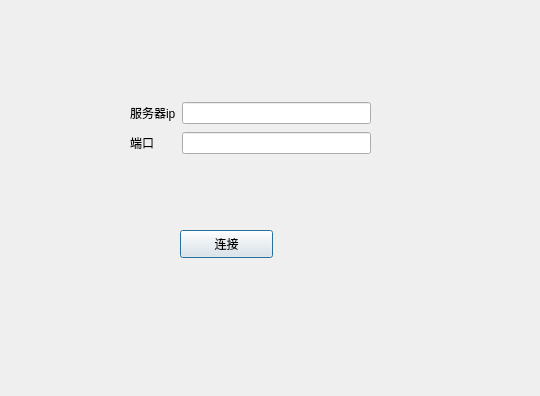
<?xml version="1.0" encoding="UTF-8"?>
<ui version="4.0">
 <class>Dialog</class>
 <widget class="QDialog" name="Dialog">
  <property name="geometry">
   <rect>
    <x>0</x>
    <y>0</y>
    <width>540</width>
    <height>396</height>
   </rect>
  </property>
  <property name="windowTitle">
   <string>Dialog</string>
  </property>
  <widget class="QPushButton" name="pushButton">
   <property name="geometry">
    <rect>
     <x>180</x>
     <y>230</y>
     <width>93</width>
     <height>28</height>
    </rect>
   </property>
   <property name="text">
    <string>连接</string>
   </property>
  </widget>
  <widget class="QWidget" name="">
   <property name="geometry">
    <rect>
     <x>130</x>
     <y>100</y>
     <width>241</width>
     <height>57</height>
    </rect>
   </property>
   <layout class="QGridLayout" name="gridLayout">
    <item row="0" column="0">
     <widget class="QLabel" name="label">
      <property name="text">
       <string>服务器ip</string>
      </property>
     </widget>
    </item>
    <item row="0" column="1">
     <widget class="QLineEdit" name="ip"/>
    </item>
    <item row="1" column="0">
     <widget class="QLabel" name="label_2">
      <property name="text">
       <string>端口</string>
      </property>
     </widget>
    </item>
    <item row="1" column="1">
     <widget class="QLineEdit" name="port"/>
    </item>
   </layout>
  </widget>
 </widget>
 <resources/>
 <connections/>
</ui>
